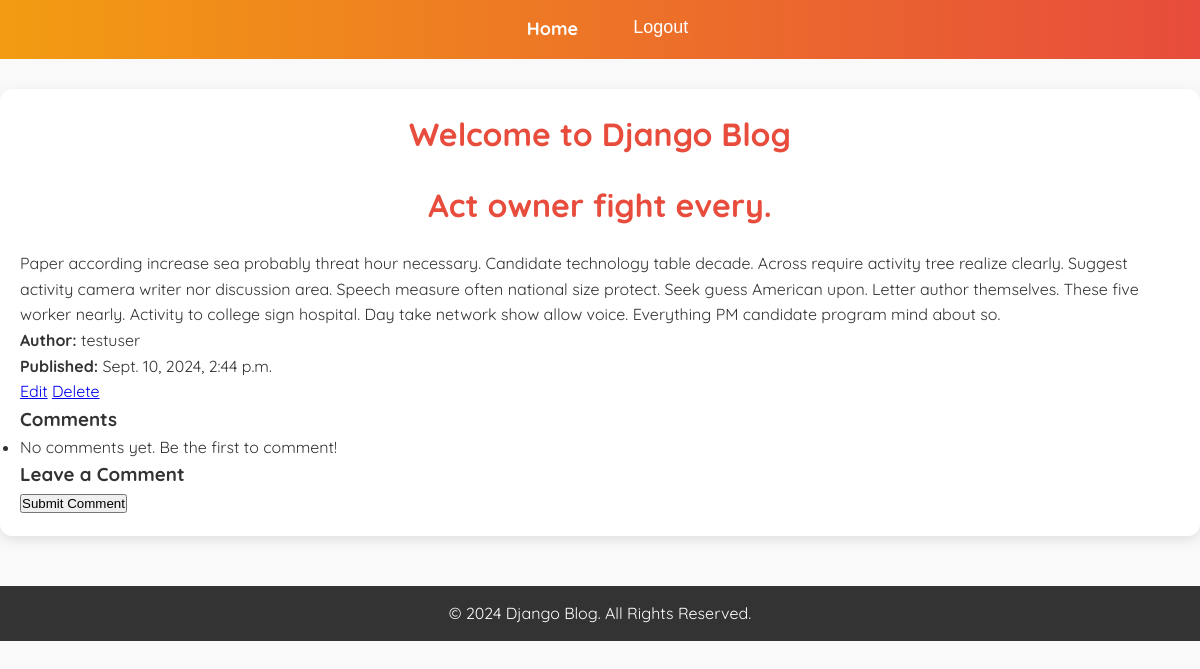
Screenshot of /post/3/ (signed in) with the database file from the repository.
### blog/models.py (models this page shows, shortened)
class Post(models.Model):
    title = models.CharField(max_length=100)
    content = models.TextField()
    published_date = models.DateTimeField(auto_now_add=True)
    author = models.ForeignKey(User, on_delete=models.CASCADE)

### blog/views.py (the view)
# urls.py: path('post/<int:pk>/', PostDetailView.as_view(), name='post-detail'),
class PostDetailView(LoginRequiredMixin, DetailView):
    model = Post
    template_name = 'blog/post_detail.html'

### blog/templates/blog/post_detail.html (shortened to what this page needs)
{% extends 'blog/base.html' %}
{% block content %}
    <h2>{{ object.title }}</h2>
    <p>{{ object.content }}</p>
    <p><strong>Author:</strong> {{ object.author }}</p>
    <p><strong>Published:</strong> {{ object.published_date }}</p>
    {% if user == object.author %}
        <a href="{% url 'post-update' object.id %}">Edit</a>
        <a href="{% url 'post-delete' object.id %}">Delete</a>
    {% endif %}
    <h3>Comments</h3>
    <ul>
        {% for comment in object.comments.all %}
            <li>
                <strong>{{ comment.author }}</strong> said: {{ comment.content }}
                <br><small>{{ comment.created_at }}</small>
                {% if comment.author == user %}
                    <a href="{% url 'delete-comment' comment.id %}">Delete</a>
                {% endif %}
            </li>
        {% empty %}
            <li>No comments yet. Be the first to comment!</li>
        {% endfor %}
    </ul>
    <h3>Leave a Comment</h3>
    {% if user.is_authenticated %}
        <form method="post" action="{% url 'add-comment' object.id %}">
            <button type="submit">Submit Comment</button>
        </form>
    {% else %}
        <p><a href="{% url 'login' %}">Log in</a> to leave a comment.</p>
    {% endif %}
{% endblock %}

### blog/static/css/styles.css (style rules this page uses)
* { margin: 0; padding: 0; box-sizing: border-box; }
body { font-family: Arial, sans-serif; background-color: #f9f9f9; color: #333; }

### blog/templates/blog/base.html (style rules this page uses)
* { margin: 0; padding: 0; box-sizing: border-box; }
body { font-family: 'Quicksand', sans-serif; background-color: #f9f9f9; color: #333; line-height: 1.6; }
.content h2 { text-align: center; margin-bottom: 20px; color: #e74c3c; font-size: 32px; font-weight: 700; }

### rows the page displays
Post: title "Act owner fight every.", content "Paper according increase sea probably threat hour necessary. Candidate technology table decade. Across require activity tree realize clearly. Suggest activity camera writer nor discussion area. Speech measure often national size protect. Seek guess American upon. Letter author themselves. These five worker nearly. Activity to college sign hospital. Day take network show allow voice. Everything PM candidate program mind about so.", author "testuser", published_date "Sept. 10, 2024, 2:44 p.m."
